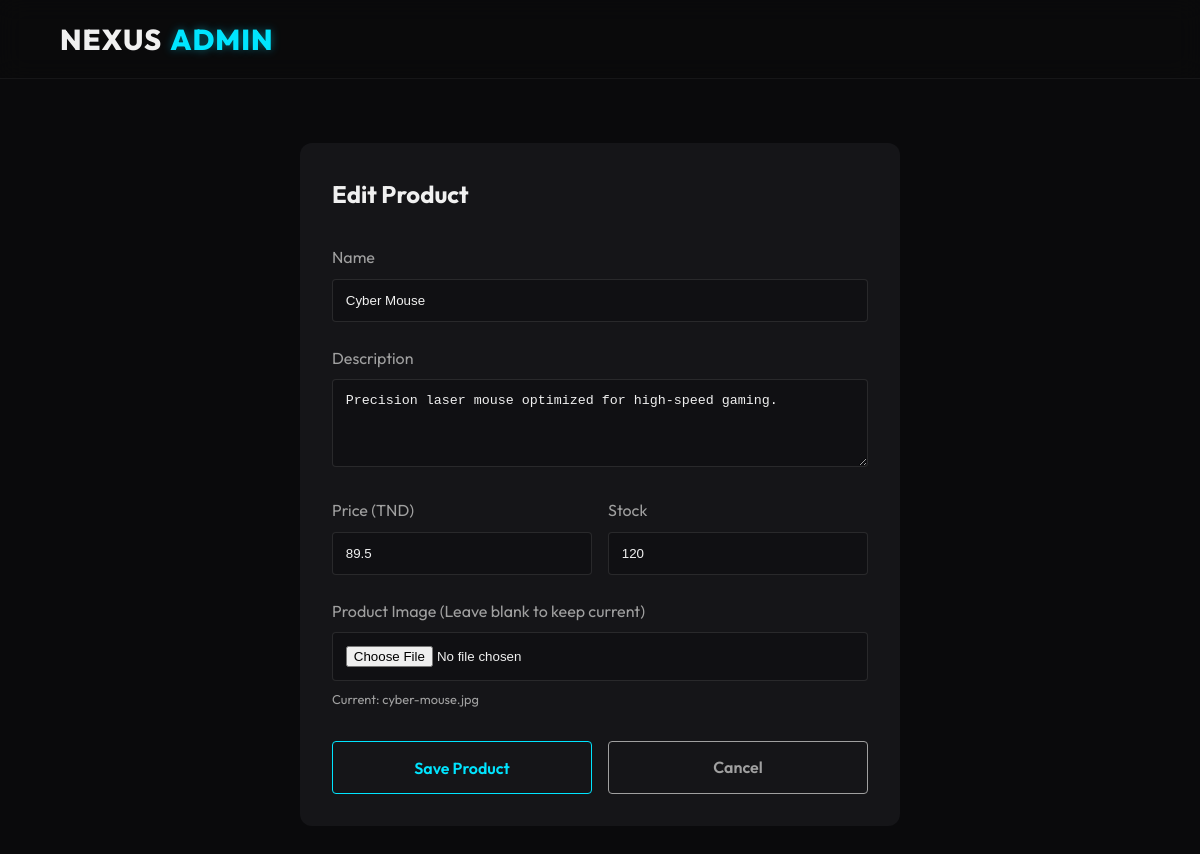
The app's page /Public/index.php/admin/edit?id=2 (signed in) with its own data.
### tables this page shows
CREATE TABLE IF NOT EXISTS products (
    id INT AUTO_INCREMENT PRIMARY KEY,
    name VARCHAR(255) NOT NULL,
    description TEXT,
    price DECIMAL(10, 2) NOT NULL,
    image_url VARCHAR(255) DEFAULT NULL,
    stock INT DEFAULT 0,
    created_at TIMESTAMP DEFAULT CURRENT_TIMESTAMP,
    updated_at TIMESTAMP DEFAULT CURRENT_TIMESTAMP ON UPDATE CURRENT_TIMESTAMP
);

### Controllers/AdminController.php (called while the page is built, shortened)
<?php
class AdminController extends BaseController
{
    private ProductManager $productManager;
    public function __construct()
    {
        $this->productManager = new ProductManager();
    }
    public function edit(): void
    {
        $id = (int)($_GET['id'] ?? 0);
        $product = $this->productManager->getById($id);
        $this->render('admin/product_form', [
            'title' => 'Edit Product',
            'product' => $product
        ]);
    }
}

### Config/Database.php (called while the page is built, shortened)
<?php
class Database
{
    private static ?Database $instance = null;
    private ?PDO $connection = null;
    private string $host = '127.0.0.1';
    private string $db_name = 'ecommerce_db';
    private string $username = 'root';
    private string $password = '';
    private function __construct()
    {
        $dsn = "mysql:host={$this->host};dbname={$this->db_name};charset=utf8mb4";
        $options = [
            PDO::ATTR_ERRMODE            => PDO::ERRMODE_EXCEPTION,
            PDO::ATTR_DEFAULT_FETCH_MODE => PDO::FETCH_ASSOC,
            PDO::ATTR_EMULATE_PREPARES   => false,
        ];
        try {
            $this->connection = new PDO($dsn, $this->username, $this->password, $options);
        } catch (PDOException $e) {
            die("Database Connection Error: " . $e->getMessage());
        }
    }
    public static function getInstance(): Database
    {
        if (self::$instance === null) {
            self::$instance = new Database();
        }
        return self::$instance;
    }
    public function getConnection(): PDO
    {
        return $this->connection;
    }
}

### Models/Managers/ProductManager.php (called while the page is built, shortened)
<?php
class ProductManager
{
    private PDO $db;
    public function __construct()
    {
        $this->db = Database::getInstance()->getConnection();
    }
    public function getById(int $id): ?Product
    {
        $stmt = $this->db->prepare("SELECT * FROM products WHERE id = :id");
        $stmt->execute(['id' => $id]);
        $row = $stmt->fetch();
        if ($row) {
            return $this->hydrate($row);
        }
        return null;
    }
    private function hydrate(array $data): Product
    {
        $product = new Product();
        if (isset($data['id'])) $product->setId((int)$data['id']);
        if (isset($data['name'])) $product->setName($data['name']);
        if (isset($data['description'])) $product->setDescription($data['description']);
        if (isset($data['price'])) $product->setPrice((float)$data['price']);
        if (isset($data['image_url'])) $product->setImageUrl($data['image_url']);
        if (isset($data['stock'])) $product->setStock((int)$data['stock']);
        if (isset($data['created_at'])) $product->setCreatedAt($data['created_at']);
        if (isset($data['updated_at'])) $product->setUpdatedAt($data['updated_at']);
        return $product;
    }
}

### Models/Entities/Product.php (called while the page is built, shortened)
<?php
class Product
{
    private ?int $id = null;
    private ?string $name = null;
    private ?string $description = null;
    private ?float $price = null;
    private ?string $image_url = null;
    private ?int $stock = 0;
    public function getId(): ?int { return $this->id; }
    public function getName(): ?string { return $this->name; }
    public function getDescription(): ?string { return $this->description; }
    public function getPrice(): ?float { return $this->price; }
    public function getImageUrl(): ?string { return $this->image_url; }
    public function getStock(): ?int { return $this->stock; }
    public function setId(?int $id): self { $this->id = $id; return $this; }
    public function setName(string $name): self { $this->name = $name; return $this; }
    public function setDescription(?string $description): self { $this->description = $description; return $this; }
    public function setPrice(float $price): self { $this->price = $price; return $this; }
    public function setImageUrl(?string $image_url): self { $this->image_url = $image_url; return $this; }
    public function setStock(int $stock): self { $this->stock = $stock; return $this; }
    public function setCreatedAt(string $created_at): self { $this->created_at = $created_at; return $this; }
    public function setUpdatedAt(string $updated_at): self { $this->updated_at = $updated_at; return $this; }
}

### Views/admin/product_form.php (the view, shortened to what this page needs)
<!DOCTYPE html>
<html lang="en">
<head>
    <link rel="stylesheet" href="/projet2/Public/assets/css/style.css">
</head>
<body>
    <header class="site-header">
        <a href="/projet2/Public/index.php/admin/index" class="brand-logo">NEXUS <span>ADMIN</span></a>
    </header>
    <main class="container">
        <div class="form-container">
            <h2 style="margin-bottom: 2rem;"><?= htmlspecialchars($title) ?></h2>
            <?php $isEdit = $product->getId() !== null; ?>
            <form action="/projet2/Public/index.php/admin/<?= $isEdit ? 'update' : 'store' ?>" method="POST" enctype="multipart/form-data">
                <div class="form-group">
                    <label>Name</label>
                    <input type="text" name="name" class="form-control" value="<?= htmlspecialchars($product->getName() ?? '') ?>" required>
                </div>
                <div class="form-group">
                    <label>Description</label>
                    <textarea name="description" class="form-control" rows="4" required><?= htmlspecialchars($product->getDescription() ?? '') ?></textarea>
                </div>
                <div style="display: grid; grid-template-columns: 1fr 1fr; gap: 1rem;">
                    <div class="form-group">
                        <label>Price (TND)</label>
                        <input type="number" step="0.01" name="price" class="form-control" value="<?= htmlspecialchars((string)($product->getPrice() ?? '')) ?>" required>
                    </div>
                    <div class="form-group">
                        <label>Stock</label>
                        <input type="number" name="stock" class="form-control" value="<?= htmlspecialchars((string)($product->getStock() ?? '')) ?>" required>
                    </div>
                </div>
                <div class="form-group">
                    <label>Product Image (Leave blank to keep current)</label>
                    <input type="file" name="image" class="form-control" accept="image/jpeg, image/png, image/webp">
                    <?php if ($product->getImageUrl()): ?>
                        <p style="margin-top: 0.5rem; font-size: 0.8rem; color: var(--text-muted);">Current: <?= htmlspecialchars(basename($product->getImageUrl())) ?></p>
                    <?php endif; ?>
                </div>
                <div style="display: flex; gap: 1rem; margin-top: 2rem;">
                    <button type="submit" class="btn btn-primary" style="flex: 1;">Save Product</button>
                    <a href="/projet2/Public/index.php/admin/index" class="btn" style="flex: 1; text-align: center; border: 1px solid var(--text-muted); color: var(--text-muted);">Cancel</a>
                </div>
            </form>
        </div>
    </main>
</body>
</html>

### Public/assets/css/style.css (style rules this page uses)
:root { --bg-dark: #0a0a0c; --bg-card: #151518; --bg-card-hover: #1e1e24; --text-main: #f0f0f0; --text-muted: #a0a0a0; --accent-neon: #00E5FF; --accent-neon-glow: rgba(0, 229, 255, 0.4); --font-family: 'Outfit', sans-serif; --transition-fast: 0.2s ease; --transition-smooth: 0.3s cubic-bezier(0.4, 0, 0.2, 1); }
* { margin: 0; padding: 0; box-sizing: border-box; }
body { background-color: var(--bg-dark); color: var(--text-main); font-family: var(--font-family); line-height: 1.6; overflow-x: hidden; }
.site-header { background: rgba(10, 10, 12, 0.8); backdrop-filter: blur(12px); border-bottom: 1px solid rgba(255, 255, 255, 0.05); position: sticky; top: 0; z-index: 100; padding: 1rem 5%; display: flex; justify-content: space-between; align-items: center; }
.brand-logo { font-size: 1.8rem; font-weight: 800; color: var(--text-main); text-decoration: none; letter-spacing: 1px; display: flex; align-items: center; gap: 0.5rem; }
.brand-logo span { color: var(--accent-neon); text-shadow: 0 0 10px var(--accent-neon-glow); }
.btn { display: inline-block; padding: 0.8rem 2rem; font-family: var(--font-family); font-size: 1rem; font-weight: 600; text-decoration: none; border: none; border-radius: 4px; cursor: pointer; transition: var(--transition-smooth); }
.btn-primary { background: transparent; color: var(--accent-neon); border: 1px solid var(--accent-neon); box-shadow: 0 0 15px transparent; }
.container { max-width: 1200px; margin: 0 auto; padding: 2rem 5%; }

### Views/admin/product_form.php (style rules this page uses)
.form-container { max-width: 600px; margin: 2rem auto; background: var(--bg-card); padding: 2rem; border-radius: 12px; }
.form-group { margin-bottom: 1.5rem; }
.form-group label { display: block; margin-bottom: 0.5rem; color: var(--text-muted); }
.form-control { width: 100%; padding: 0.8rem; background: rgba(0,0,0,0.2); border: 1px solid rgba(255,255,255,0.1); color: var(--text-main); border-radius: 4px; }

### records on screen
products: name "Cyber Mouse", description "Precision laser mouse optimized for high-speed gaming.", price "89.5", stock "120", image_url "cyber-mouse.jpg"

### other values on screen
$title "Edit Product"
